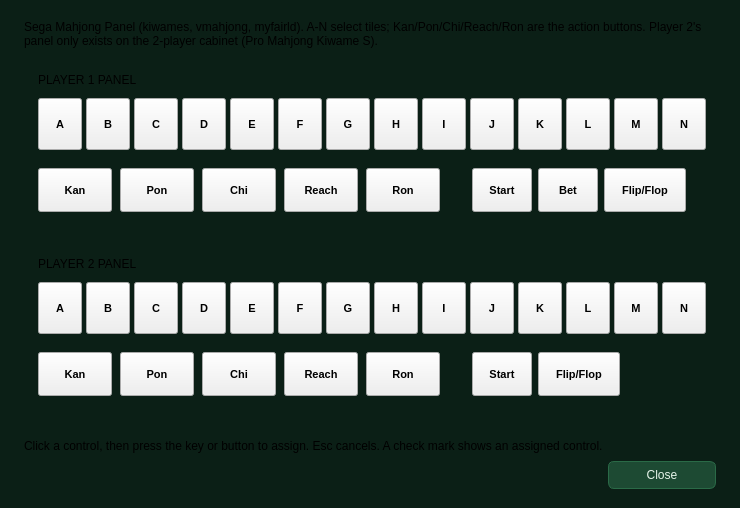
<?xml version="1.0" encoding="UTF-8"?>
<ui version="4.0">
 <class>UIMahjongSetting</class>
 <widget class="QDialog" name="UIMahjongSetting">
  <property name="geometry"><rect><x>0</x><y>0</y><width>740</width><height>508</height></rect></property>
  <property name="minimumSize"><size><width>740</width><height>508</height></size></property>
  <property name="maximumSize"><size><width>740</width><height>508</height></size></property>
  <property name="focusPolicy"><enum>Qt::StrongFocus</enum></property>
  <property name="windowTitle"><string>Mahjong Panel Configuration</string></property>
  <property name="styleSheet"><string notr="true">QDialog#UIMahjongSetting { background:#0b1f16; }
QFrame[role="panel"] { background:qlineargradient(x1:0,y1:0,x2:0,y2:1,stop:0 #16402b,stop:1 #0f3020); border:1px solid #2a6a47; border-radius:12px; }
QFrame[role="gate"] { background:#0a1a12; border:2px solid #2a6a47; border-radius:78px; }
QFrame[role="ball"] { background:qradialgradient(cx:0.35,cy:0.3,radius:0.95,fx:0.35,fy:0.3,stop:0 #ffffff,stop:1 #999999); border:1px solid #000000; border-radius:38px; }
QToolButton { font-weight:bold; font-size:11px; padding:0px; }
QToolButton:focus { outline:none; }
QToolButton[role="tile"] { color:#1d2b22; font-size:16px; border-radius:8px; border:2px solid rgba(0,0,0,150); background:qlineargradient(x1:0,y1:0,x2:0,y2:1,stop:0 #fbf8ea,stop:1 #d8d1b4); }
QToolButton[role="tile"]:hover { border:2px solid rgba(255,255,255,200); background:qlineargradient(x1:0,y1:0,x2:0,y2:1,stop:0 #ffffff,stop:1 #ebe4c8); }
QToolButton[role="tile"]:checked { border:3px solid #ffd23f; }
QToolButton[role="tile"]:disabled { color:#6b6f78; border:2px solid #2a2d33; background:#23262c; }
QToolButton[role="call"] { color:#ffffff; font-size:12px; border-radius:8px; border:2px solid rgba(0,0,0,150); background:qlineargradient(x1:0,y1:0,x2:0,y2:1,stop:0 #6fc08a,stop:1 #2f7a4c); }
QToolButton[role="call"]:hover { border:2px solid rgba(255,255,255,200); background:qlineargradient(x1:0,y1:0,x2:0,y2:1,stop:0 #8bd8a4,stop:1 #3a9560); }
QToolButton[role="call"]:checked { border:3px solid #ffd23f; }
QToolButton[role="call"]:disabled { color:#6b6f78; border:2px solid #2a2d33; background:#23262c; }
QToolButton[role="reach"] { color:#ffffff; font-size:12px; border-radius:8px; border:2px solid rgba(0,0,0,150); background:qlineargradient(x1:0,y1:0,x2:0,y2:1,stop:0 #f07a6c,stop:1 #b02a1e); }
QToolButton[role="reach"]:hover { border:2px solid rgba(255,255,255,200); background:qlineargradient(x1:0,y1:0,x2:0,y2:1,stop:0 #ff9a8d,stop:1 #cc3a2c); }
QToolButton[role="reach"]:checked { border:3px solid #ffd23f; }
QToolButton[role="reach"]:disabled { color:#6b6f78; border:2px solid #2a2d33; background:#23262c; }
QToolButton[role="ron"] { color:#ffffff; font-size:12px; border-radius:8px; border:2px solid rgba(0,0,0,150); background:qlineargradient(x1:0,y1:0,x2:0,y2:1,stop:0 #e8505a,stop:1 #8e1822); }
QToolButton[role="ron"]:hover { border:2px solid rgba(255,255,255,200); background:qlineargradient(x1:0,y1:0,x2:0,y2:1,stop:0 #ff7580,stop:1 #aa2230); }
QToolButton[role="ron"]:checked { border:3px solid #ffd23f; }
QToolButton[role="ron"]:disabled { color:#6b6f78; border:2px solid #2a2d33; background:#23262c; }
QToolButton[role="start"] { color:#ffffff; font-size:12px; border-radius:8px; border:2px solid rgba(0,0,0,150); background:qlineargradient(x1:0,y1:0,x2:0,y2:1,stop:0 #4cc16b,stop:1 #1f6b36); }
QToolButton[role="start"]:hover { border:2px solid rgba(255,255,255,200); background:qlineargradient(x1:0,y1:0,x2:0,y2:1,stop:0 #6ddc8b,stop:1 #2a8a47); }
QToolButton[role="start"]:checked { border:3px solid #ffd23f; }
QToolButton[role="start"]:disabled { color:#6b6f78; border:2px solid #2a2d33; background:#23262c; }
QToolButton[role="bet"] { color:#2b1a02; font-size:12px; border-radius:8px; border:2px solid rgba(0,0,0,150); background:qlineargradient(x1:0,y1:0,x2:0,y2:1,stop:0 #f5cf63,stop:1 #a77514); }
QToolButton[role="bet"]:hover { border:2px solid rgba(255,255,255,200); background:qlineargradient(x1:0,y1:0,x2:0,y2:1,stop:0 #ffe08a,stop:1 #c8901e); }
QToolButton[role="bet"]:checked { border:3px solid #ffd23f; }
QToolButton[role="bet"]:disabled { color:#6b6f78; border:2px solid #2a2d33; background:#23262c; }
QToolButton[role="flip"] { color:#ffffff; font-size:11px; border-radius:8px; border:2px solid rgba(0,0,0,150); background:qlineargradient(x1:0,y1:0,x2:0,y2:1,stop:0 #9aa6b8,stop:1 #4a5568); }
QToolButton[role="flip"]:hover { border:2px solid rgba(255,255,255,200); background:qlineargradient(x1:0,y1:0,x2:0,y2:1,stop:0 #b9c4d4,stop:1 #5f6c82); }
QToolButton[role="flip"]:checked { border:3px solid #ffd23f; }
QToolButton[role="flip"]:disabled { color:#6b6f78; border:2px solid #2a2d33; background:#23262c; }
QLabel[role="title"] { color:#9fd8b4; font-weight:bold; font-size:12px; letter-spacing:2px; }
QLabel[role="note"] { color:#86ad96; font-size:10px; }
QLabel#lTitle, QLabel[role="hint"] { color:#86ad96; font-size:11px; }
QLabel#lInfos { color:#ffd23f; font-weight:bold; font-size:13px; }
QLabel[role="spinlabel"] { color:#9fd8b4; font-size:11px; }
QSpinBox { background:#0f3020; color:#e6f4ea; border:1px solid #2a6a47; border-radius:5px; padding:2px 6px; }
QToolTip { background:#1f2530; color:#e6ecf7; border:1px solid #3a4352; padding:3px; }
QDialogButtonBox QPushButton { background:#1d4a33; color:#e6f4ea; border:1px solid #2a6a47; border-radius:6px; padding:6px 18px; min-width:70px; }
QDialogButtonBox QPushButton:hover { background:#27603f; }
QDialogButtonBox QPushButton:pressed { background:#16402b; }</string></property>
  <widget class="QLabel" name="lTitle">
   <property name="geometry"><rect><x>24</x><y>12</y><width>692</width><height>44</height></rect></property>
   <property name="text"><string>Sega Mahjong Panel (kiwames, vmahjong, myfairld). A-N select tiles; Kan/Pon/Chi/Reach/Ron are the action buttons. Player 2's panel only exists on the 2-player cabinet (Pro Mahjong Kiwame S).</string></property>
   <property name="alignment"><set>Qt::AlignLeading|Qt::AlignLeft|Qt::AlignVCenter</set></property>
   <property name="wordWrap"><bool>true</bool></property>
  </widget>
  <widget class="QFrame" name="pnlP1">
   <property name="geometry"><rect><x>20</x><y>62</y><width>700</width><height>170</height></rect></property>
   <property name="role" stdset="0"><string notr="true">panel</string></property>
   <property name="frameShape"><enum>QFrame::NoFrame</enum></property>
  </widget>
  <widget class="QLabel" name="lP1">
   <property name="geometry"><rect><x>38</x><y>70</y><width>300</width><height>20</height></rect></property>
   <property name="role" stdset="0"><string notr="true">title</string></property>
   <property name="text"><string>PLAYER 1 PANEL</string></property>
   <property name="alignment"><set>Qt::AlignLeading|Qt::AlignLeft|Qt::AlignVCenter</set></property>
  </widget>
  <widget class="QToolButton" name="tbP1A">
   <property name="geometry"><rect><x>38</x><y>98</y><width>44</width><height>52</height></rect></property>
   <property name="role" stdset="0"><string notr="true">tile</string></property>
   <property name="focusPolicy"><enum>Qt::NoFocus</enum></property>
   <property name="toolTip"><string>P1 - A</string></property>
   <property name="text"><string>A</string></property>
   <property name="iconSize"><size><width>12</width><height>12</height></size></property>
   <property name="checkable"><bool>true</bool></property>
   <property name="toolButtonStyle"><enum>Qt::ToolButtonTextUnderIcon</enum></property>
   <property name="autoRaise"><bool>false</bool></property>
  </widget>
  <widget class="QToolButton" name="tbP1B">
   <property name="geometry"><rect><x>86</x><y>98</y><width>44</width><height>52</height></rect></property>
   <property name="role" stdset="0"><string notr="true">tile</string></property>
   <property name="focusPolicy"><enum>Qt::NoFocus</enum></property>
   <property name="toolTip"><string>P1 - B</string></property>
   <property name="text"><string>B</string></property>
   <property name="iconSize"><size><width>12</width><height>12</height></size></property>
   <property name="checkable"><bool>true</bool></property>
   <property name="toolButtonStyle"><enum>Qt::ToolButtonTextUnderIcon</enum></property>
   <property name="autoRaise"><bool>false</bool></property>
  </widget>
  <widget class="QToolButton" name="tbP1C">
   <property name="geometry"><rect><x>134</x><y>98</y><width>44</width><height>52</height></rect></property>
   <property name="role" stdset="0"><string notr="true">tile</string></property>
   <property name="focusPolicy"><enum>Qt::NoFocus</enum></property>
   <property name="toolTip"><string>P1 - C</string></property>
   <property name="text"><string>C</string></property>
   <property name="iconSize"><size><width>12</width><height>12</height></size></property>
   <property name="checkable"><bool>true</bool></property>
   <property name="toolButtonStyle"><enum>Qt::ToolButtonTextUnderIcon</enum></property>
   <property name="autoRaise"><bool>false</bool></property>
  </widget>
  <widget class="QToolButton" name="tbP1D">
   <property name="geometry"><rect><x>182</x><y>98</y><width>44</width><height>52</height></rect></property>
   <property name="role" stdset="0"><string notr="true">tile</string></property>
   <property name="focusPolicy"><enum>Qt::NoFocus</enum></property>
   <property name="toolTip"><string>P1 - D</string></property>
   <property name="text"><string>D</string></property>
   <property name="iconSize"><size><width>12</width><height>12</height></size></property>
   <property name="checkable"><bool>true</bool></property>
   <property name="toolButtonStyle"><enum>Qt::ToolButtonTextUnderIcon</enum></property>
   <property name="autoRaise"><bool>false</bool></property>
  </widget>
  <widget class="QToolButton" name="tbP1E">
   <property name="geometry"><rect><x>230</x><y>98</y><width>44</width><height>52</height></rect></property>
   <property name="role" stdset="0"><string notr="true">tile</string></property>
   <property name="focusPolicy"><enum>Qt::NoFocus</enum></property>
   <property name="toolTip"><string>P1 - E</string></property>
   <property name="text"><string>E</string></property>
   <property name="iconSize"><size><width>12</width><height>12</height></size></property>
   <property name="checkable"><bool>true</bool></property>
   <property name="toolButtonStyle"><enum>Qt::ToolButtonTextUnderIcon</enum></property>
   <property name="autoRaise"><bool>false</bool></property>
  </widget>
  <widget class="QToolButton" name="tbP1F">
   <property name="geometry"><rect><x>278</x><y>98</y><width>44</width><height>52</height></rect></property>
   <property name="role" stdset="0"><string notr="true">tile</string></property>
   <property name="focusPolicy"><enum>Qt::NoFocus</enum></property>
   <property name="toolTip"><string>P1 - F</string></property>
   <property name="text"><string>F</string></property>
   <property name="iconSize"><size><width>12</width><height>12</height></size></property>
   <property name="checkable"><bool>true</bool></property>
   <property name="toolButtonStyle"><enum>Qt::ToolButtonTextUnderIcon</enum></property>
   <property name="autoRaise"><bool>false</bool></property>
  </widget>
  <widget class="QToolButton" name="tbP1G">
   <property name="geometry"><rect><x>326</x><y>98</y><width>44</width><height>52</height></rect></property>
   <property name="role" stdset="0"><string notr="true">tile</string></property>
   <property name="focusPolicy"><enum>Qt::NoFocus</enum></property>
   <property name="toolTip"><string>P1 - G</string></property>
   <property name="text"><string>G</string></property>
   <property name="iconSize"><size><width>12</width><height>12</height></size></property>
   <property name="checkable"><bool>true</bool></property>
   <property name="toolButtonStyle"><enum>Qt::ToolButtonTextUnderIcon</enum></property>
   <property name="autoRaise"><bool>false</bool></property>
  </widget>
  <widget class="QToolButton" name="tbP1H">
   <property name="geometry"><rect><x>374</x><y>98</y><width>44</width><height>52</height></rect></property>
   <property name="role" stdset="0"><string notr="true">tile</string></property>
   <property name="focusPolicy"><enum>Qt::NoFocus</enum></property>
   <property name="toolTip"><string>P1 - H</string></property>
   <property name="text"><string>H</string></property>
   <property name="iconSize"><size><width>12</width><height>12</height></size></property>
   <property name="checkable"><bool>true</bool></property>
   <property name="toolButtonStyle"><enum>Qt::ToolButtonTextUnderIcon</enum></property>
   <property name="autoRaise"><bool>false</bool></property>
  </widget>
  <widget class="QToolButton" name="tbP1I">
   <property name="geometry"><rect><x>422</x><y>98</y><width>44</width><height>52</height></rect></property>
   <property name="role" stdset="0"><string notr="true">tile</string></property>
   <property name="focusPolicy"><enum>Qt::NoFocus</enum></property>
   <property name="toolTip"><string>P1 - I</string></property>
   <property name="text"><string>I</string></property>
   <property name="iconSize"><size><width>12</width><height>12</height></size></property>
   <property name="checkable"><bool>true</bool></property>
   <property name="toolButtonStyle"><enum>Qt::ToolButtonTextUnderIcon</enum></property>
   <property name="autoRaise"><bool>false</bool></property>
  </widget>
  <widget class="QToolButton" name="tbP1J">
   <property name="geometry"><rect><x>470</x><y>98</y><width>44</width><height>52</height></rect></property>
   <property name="role" stdset="0"><string notr="true">tile</string></property>
   <property name="focusPolicy"><enum>Qt::NoFocus</enum></property>
   <property name="toolTip"><string>P1 - J</string></property>
   <property name="text"><string>J</string></property>
   <property name="iconSize"><size><width>12</width><height>12</height></size></property>
   <property name="checkable"><bool>true</bool></property>
   <property name="toolButtonStyle"><enum>Qt::ToolButtonTextUnderIcon</enum></property>
   <property name="autoRaise"><bool>false</bool></property>
  </widget>
  <widget class="QToolButton" name="tbP1K">
   <property name="geometry"><rect><x>518</x><y>98</y><width>44</width><height>52</height></rect></property>
   <property name="role" stdset="0"><string notr="true">tile</string></property>
   <property name="focusPolicy"><enum>Qt::NoFocus</enum></property>
   <property name="toolTip"><string>P1 - K</string></property>
   <property name="text"><string>K</string></property>
   <property name="iconSize"><size><width>12</width><height>12</height></size></property>
   <property name="checkable"><bool>true</bool></property>
   <property name="toolButtonStyle"><enum>Qt::ToolButtonTextUnderIcon</enum></property>
   <property name="autoRaise"><bool>false</bool></property>
  </widget>
  <widget class="QToolButton" name="tbP1L">
   <property name="geometry"><rect><x>566</x><y>98</y><width>44</width><height>52</height></rect></property>
   <property name="role" stdset="0"><string notr="true">tile</string></property>
   <property name="focusPolicy"><enum>Qt::NoFocus</enum></property>
   <property name="toolTip"><string>P1 - L</string></property>
   <property name="text"><string>L</string></property>
   <property name="iconSize"><size><width>12</width><height>12</height></size></property>
   <property name="checkable"><bool>true</bool></property>
   <property name="toolButtonStyle"><enum>Qt::ToolButtonTextUnderIcon</enum></property>
   <property name="autoRaise"><bool>false</bool></property>
  </widget>
  <widget class="QToolButton" name="tbP1M">
   <property name="geometry"><rect><x>614</x><y>98</y><width>44</width><height>52</height></rect></property>
   <property name="role" stdset="0"><string notr="true">tile</string></property>
   <property name="focusPolicy"><enum>Qt::NoFocus</enum></property>
   <property name="toolTip"><string>P1 - M</string></property>
   <property name="text"><string>M</string></property>
   <property name="iconSize"><size><width>12</width><height>12</height></size></property>
   <property name="checkable"><bool>true</bool></property>
   <property name="toolButtonStyle"><enum>Qt::ToolButtonTextUnderIcon</enum></property>
   <property name="autoRaise"><bool>false</bool></property>
  </widget>
  <widget class="QToolButton" name="tbP1N">
   <property name="geometry"><rect><x>662</x><y>98</y><width>44</width><height>52</height></rect></property>
   <property name="role" stdset="0"><string notr="true">tile</string></property>
   <property name="focusPolicy"><enum>Qt::NoFocus</enum></property>
   <property name="toolTip"><string>P1 - N</string></property>
   <property name="text"><string>N</string></property>
   <property name="iconSize"><size><width>12</width><height>12</height></size></property>
   <property name="checkable"><bool>true</bool></property>
   <property name="toolButtonStyle"><enum>Qt::ToolButtonTextUnderIcon</enum></property>
   <property name="autoRaise"><bool>false</bool></property>
  </widget>
  <widget class="QToolButton" name="tbP1Kan">
   <property name="geometry"><rect><x>38</x><y>168</y><width>74</width><height>44</height></rect></property>
   <property name="role" stdset="0"><string notr="true">call</string></property>
   <property name="focusPolicy"><enum>Qt::NoFocus</enum></property>
   <property name="toolTip"><string>P1 - Kan</string></property>
   <property name="text"><string>Kan</string></property>
   <property name="iconSize"><size><width>12</width><height>12</height></size></property>
   <property name="checkable"><bool>true</bool></property>
   <property name="toolButtonStyle"><enum>Qt::ToolButtonTextUnderIcon</enum></property>
   <property name="autoRaise"><bool>false</bool></property>
  </widget>
  <widget class="QToolButton" name="tbP1Pon">
   <property name="geometry"><rect><x>120</x><y>168</y><width>74</width><height>44</height></rect></property>
   <property name="role" stdset="0"><string notr="true">call</string></property>
   <property name="focusPolicy"><enum>Qt::NoFocus</enum></property>
   <property name="toolTip"><string>P1 - Pon</string></property>
   <property name="text"><string>Pon</string></property>
   <property name="iconSize"><size><width>12</width><height>12</height></size></property>
   <property name="checkable"><bool>true</bool></property>
   <property name="toolButtonStyle"><enum>Qt::ToolButtonTextUnderIcon</enum></property>
   <property name="autoRaise"><bool>false</bool></property>
  </widget>
  <widget class="QToolButton" name="tbP1Chi">
   <property name="geometry"><rect><x>202</x><y>168</y><width>74</width><height>44</height></rect></property>
   <property name="role" stdset="0"><string notr="true">call</string></property>
   <property name="focusPolicy"><enum>Qt::NoFocus</enum></property>
   <property name="toolTip"><string>P1 - Chi</string></property>
   <property name="text"><string>Chi</string></property>
   <property name="iconSize"><size><width>12</width><height>12</height></size></property>
   <property name="checkable"><bool>true</bool></property>
   <property name="toolButtonStyle"><enum>Qt::ToolButtonTextUnderIcon</enum></property>
   <property name="autoRaise"><bool>false</bool></property>
  </widget>
  <widget class="QToolButton" name="tbP1Reach">
   <property name="geometry"><rect><x>284</x><y>168</y><width>74</width><height>44</height></rect></property>
   <property name="role" stdset="0"><string notr="true">reach</string></property>
   <property name="focusPolicy"><enum>Qt::NoFocus</enum></property>
   <property name="toolTip"><string>P1 - Reach</string></property>
   <property name="text"><string>Reach</string></property>
   <property name="iconSize"><size><width>12</width><height>12</height></size></property>
   <property name="checkable"><bool>true</bool></property>
   <property name="toolButtonStyle"><enum>Qt::ToolButtonTextUnderIcon</enum></property>
   <property name="autoRaise"><bool>false</bool></property>
  </widget>
  <widget class="QToolButton" name="tbP1Ron">
   <property name="geometry"><rect><x>366</x><y>168</y><width>74</width><height>44</height></rect></property>
   <property name="role" stdset="0"><string notr="true">ron</string></property>
   <property name="focusPolicy"><enum>Qt::NoFocus</enum></property>
   <property name="toolTip"><string>P1 - Ron</string></property>
   <property name="text"><string>Ron</string></property>
   <property name="iconSize"><size><width>12</width><height>12</height></size></property>
   <property name="checkable"><bool>true</bool></property>
   <property name="toolButtonStyle"><enum>Qt::ToolButtonTextUnderIcon</enum></property>
   <property name="autoRaise"><bool>false</bool></property>
  </widget>
  <widget class="QToolButton" name="tbP1Start">
   <property name="geometry"><rect><x>472</x><y>168</y><width>60</width><height>44</height></rect></property>
   <property name="role" stdset="0"><string notr="true">start</string></property>
   <property name="focusPolicy"><enum>Qt::NoFocus</enum></property>
   <property name="toolTip"><string>P1 - Start</string></property>
   <property name="text"><string>Start</string></property>
   <property name="iconSize"><size><width>12</width><height>12</height></size></property>
   <property name="checkable"><bool>true</bool></property>
   <property name="toolButtonStyle"><enum>Qt::ToolButtonTextUnderIcon</enum></property>
   <property name="autoRaise"><bool>false</bool></property>
  </widget>
  <widget class="QToolButton" name="tbP1Bet">
   <property name="geometry"><rect><x>538</x><y>168</y><width>60</width><height>44</height></rect></property>
   <property name="role" stdset="0"><string notr="true">bet</string></property>
   <property name="focusPolicy"><enum>Qt::NoFocus</enum></property>
   <property name="toolTip"><string>P1 - Bet</string></property>
   <property name="text"><string>Bet</string></property>
   <property name="iconSize"><size><width>12</width><height>12</height></size></property>
   <property name="checkable"><bool>true</bool></property>
   <property name="toolButtonStyle"><enum>Qt::ToolButtonTextUnderIcon</enum></property>
   <property name="autoRaise"><bool>false</bool></property>
  </widget>
  <widget class="QToolButton" name="tbP1FlipFlop">
   <property name="geometry"><rect><x>604</x><y>168</y><width>82</width><height>44</height></rect></property>
   <property name="role" stdset="0"><string notr="true">flip</string></property>
   <property name="focusPolicy"><enum>Qt::NoFocus</enum></property>
   <property name="toolTip"><string>P1 - Flip/Flop</string></property>
   <property name="text"><string>Flip/Flop</string></property>
   <property name="iconSize"><size><width>12</width><height>12</height></size></property>
   <property name="checkable"><bool>true</bool></property>
   <property name="toolButtonStyle"><enum>Qt::ToolButtonTextUnderIcon</enum></property>
   <property name="autoRaise"><bool>false</bool></property>
  </widget>
  <widget class="QFrame" name="pnlP2">
   <property name="geometry"><rect><x>20</x><y>246</y><width>700</width><height>170</height></rect></property>
   <property name="role" stdset="0"><string notr="true">panel</string></property>
   <property name="frameShape"><enum>QFrame::NoFrame</enum></property>
  </widget>
  <widget class="QLabel" name="lP2">
   <property name="geometry"><rect><x>38</x><y>254</y><width>300</width><height>20</height></rect></property>
   <property name="role" stdset="0"><string notr="true">title</string></property>
   <property name="text"><string>PLAYER 2 PANEL</string></property>
   <property name="alignment"><set>Qt::AlignLeading|Qt::AlignLeft|Qt::AlignVCenter</set></property>
  </widget>
  <widget class="QToolButton" name="tbP2A">
   <property name="geometry"><rect><x>38</x><y>282</y><width>44</width><height>52</height></rect></property>
   <property name="role" stdset="0"><string notr="true">tile</string></property>
   <property name="focusPolicy"><enum>Qt::NoFocus</enum></property>
   <property name="toolTip"><string>P2 - A</string></property>
   <property name="text"><string>A</string></property>
   <property name="iconSize"><size><width>12</width><height>12</height></size></property>
   <property name="checkable"><bool>true</bool></property>
   <property name="toolButtonStyle"><enum>Qt::ToolButtonTextUnderIcon</enum></property>
   <property name="autoRaise"><bool>false</bool></property>
  </widget>
  <widget class="QToolButton" name="tbP2B">
   <property name="geometry"><rect><x>86</x><y>282</y><width>44</width><height>52</height></rect></property>
   <property name="role" stdset="0"><string notr="true">tile</string></property>
   <property name="focusPolicy"><enum>Qt::NoFocus</enum></property>
   <property name="toolTip"><string>P2 - B</string></property>
   <property name="text"><string>B</string></property>
   <property name="iconSize"><size><width>12</width><height>12</height></size></property>
   <property name="checkable"><bool>true</bool></property>
   <property name="toolButtonStyle"><enum>Qt::ToolButtonTextUnderIcon</enum></property>
   <property name="autoRaise"><bool>false</bool></property>
  </widget>
  <widget class="QToolButton" name="tbP2C">
   <property name="geometry"><rect><x>134</x><y>282</y><width>44</width><height>52</height></rect></property>
   <property name="role" stdset="0"><string notr="true">tile</string></property>
   <property name="focusPolicy"><enum>Qt::NoFocus</enum></property>
   <property name="toolTip"><string>P2 - C</string></property>
   <property name="text"><string>C</string></property>
   <property name="iconSize"><size><width>12</width><height>12</height></size></property>
   <property name="checkable"><bool>true</bool></property>
   <property name="toolButtonStyle"><enum>Qt::ToolButtonTextUnderIcon</enum></property>
   <property name="autoRaise"><bool>false</bool></property>
  </widget>
  <widget class="QToolButton" name="tbP2D">
   <property name="geometry"><rect><x>182</x><y>282</y><width>44</width><height>52</height></rect></property>
   <property name="role" stdset="0"><string notr="true">tile</string></property>
   <property name="focusPolicy"><enum>Qt::NoFocus</enum></property>
   <property name="toolTip"><string>P2 - D</string></property>
   <property name="text"><string>D</string></property>
   <property name="iconSize"><size><width>12</width><height>12</height></size></property>
   <property name="checkable"><bool>true</bool></property>
   <property name="toolButtonStyle"><enum>Qt::ToolButtonTextUnderIcon</enum></property>
   <property name="autoRaise"><bool>false</bool></property>
  </widget>
  <widget class="QToolButton" name="tbP2E">
   <property name="geometry"><rect><x>230</x><y>282</y><width>44</width><height>52</height></rect></property>
   <property name="role" stdset="0"><string notr="true">tile</string></property>
   <property name="focusPolicy"><enum>Qt::NoFocus</enum></property>
   <property name="toolTip"><string>P2 - E</string></property>
   <property name="text"><string>E</string></property>
   <property name="iconSize"><size><width>12</width><height>12</height></size></property>
   <property name="checkable"><bool>true</bool></property>
   <property name="toolButtonStyle"><enum>Qt::ToolButtonTextUnderIcon</enum></property>
   <property name="autoRaise"><bool>false</bool></property>
  </widget>
  <widget class="QToolButton" name="tbP2F">
   <property name="geometry"><rect><x>278</x><y>282</y><width>44</width><height>52</height></rect></property>
   <property name="role" stdset="0"><string notr="true">tile</string></property>
   <property name="focusPolicy"><enum>Qt::NoFocus</enum></property>
   <property name="toolTip"><string>P2 - F</string></property>
   <property name="text"><string>F</string></property>
   <property name="iconSize"><size><width>12</width><height>12</height></size></property>
   <property name="checkable"><bool>true</bool></property>
   <property name="toolButtonStyle"><enum>Qt::ToolButtonTextUnderIcon</enum></property>
   <property name="autoRaise"><bool>false</bool></property>
  </widget>
  <widget class="QToolButton" name="tbP2G">
   <property name="geometry"><rect><x>326</x><y>282</y><width>44</width><height>52</height></rect></property>
   <property name="role" stdset="0"><string notr="true">tile</string></property>
   <property name="focusPolicy"><enum>Qt::NoFocus</enum></property>
   <property name="toolTip"><string>P2 - G</string></property>
   <property name="text"><string>G</string></property>
   <property name="iconSize"><size><width>12</width><height>12</height></size></property>
   <property name="checkable"><bool>true</bool></property>
   <property name="toolButtonStyle"><enum>Qt::ToolButtonTextUnderIcon</enum></property>
   <property name="autoRaise"><bool>false</bool></property>
  </widget>
  <widget class="QToolButton" name="tbP2H">
   <property name="geometry"><rect><x>374</x><y>282</y><width>44</width><height>52</height></rect></property>
   <property name="role" stdset="0"><string notr="true">tile</string></property>
   <property name="focusPolicy"><enum>Qt::NoFocus</enum></property>
   <property name="toolTip"><string>P2 - H</string></property>
   <property name="text"><string>H</string></property>
   <property name="iconSize"><size><width>12</width><height>12</height></size></property>
   <property name="checkable"><bool>true</bool></property>
   <property name="toolButtonStyle"><enum>Qt::ToolButtonTextUnderIcon</enum></property>
   <property name="autoRaise"><bool>false</bool></property>
  </widget>
  <widget class="QToolButton" name="tbP2I">
   <property name="geometry"><rect><x>422</x><y>282</y><width>44</width><height>52</height></rect></property>
   <property name="role" stdset="0"><string notr="true">tile</string></property>
   <property name="focusPolicy"><enum>Qt::NoFocus</enum></property>
   <property name="toolTip"><string>P2 - I</string></property>
   <property name="text"><string>I</string></property>
   <property name="iconSize"><size><width>12</width><height>12</height></size></property>
   <property name="checkable"><bool>true</bool></property>
   <property name="toolButtonStyle"><enum>Qt::ToolButtonTextUnderIcon</enum></property>
   <property name="autoRaise"><bool>false</bool></property>
  </widget>
  <widget class="QToolButton" name="tbP2J">
   <property name="geometry"><rect><x>470</x><y>282</y><width>44</width><height>52</height></rect></property>
   <property name="role" stdset="0"><string notr="true">tile</string></property>
   <property name="focusPolicy"><enum>Qt::NoFocus</enum></property>
   <property name="toolTip"><string>P2 - J</string></property>
   <property name="text"><string>J</string></property>
   <property name="iconSize"><size><width>12</width><height>12</height></size></property>
   <property name="checkable"><bool>true</bool></property>
   <property name="toolButtonStyle"><enum>Qt::ToolButtonTextUnderIcon</enum></property>
   <property name="autoRaise"><bool>false</bool></property>
  </widget>
  <widget class="QToolButton" name="tbP2K">
   <property name="geometry"><rect><x>518</x><y>282</y><width>44</width><height>52</height></rect></property>
   <property name="role" stdset="0"><string notr="true">tile</string></property>
   <property name="focusPolicy"><enum>Qt::NoFocus</enum></property>
   <property name="toolTip"><string>P2 - K</string></property>
   <property name="text"><string>K</string></property>
   <property name="iconSize"><size><width>12</width><height>12</height></size></property>
   <property name="checkable"><bool>true</bool></property>
   <property name="toolButtonStyle"><enum>Qt::ToolButtonTextUnderIcon</enum></property>
   <property name="autoRaise"><bool>false</bool></property>
  </widget>
  <widget class="QToolButton" name="tbP2L">
   <property name="geometry"><rect><x>566</x><y>282</y><width>44</width><height>52</height></rect></property>
   <property name="role" stdset="0"><string notr="true">tile</string></property>
   <property name="focusPolicy"><enum>Qt::NoFocus</enum></property>
   <property name="toolTip"><string>P2 - L</string></property>
   <property name="text"><string>L</string></property>
   <property name="iconSize"><size><width>12</width><height>12</height></size></property>
   <property name="checkable"><bool>true</bool></property>
   <property name="toolButtonStyle"><enum>Qt::ToolButtonTextUnderIcon</enum></property>
   <property name="autoRaise"><bool>false</bool></property>
  </widget>
  <widget class="QToolButton" name="tbP2M">
   <property name="geometry"><rect><x>614</x><y>282</y><width>44</width><height>52</height></rect></property>
   <property name="role" stdset="0"><string notr="true">tile</string></property>
   <property name="focusPolicy"><enum>Qt::NoFocus</enum></property>
   <property name="toolTip"><string>P2 - M</string></property>
   <property name="text"><string>M</string></property>
   <property name="iconSize"><size><width>12</width><height>12</height></size></property>
   <property name="checkable"><bool>true</bool></property>
   <property name="toolButtonStyle"><enum>Qt::ToolButtonTextUnderIcon</enum></property>
   <property name="autoRaise"><bool>false</bool></property>
  </widget>
  <widget class="QToolButton" name="tbP2N">
   <property name="geometry"><rect><x>662</x><y>282</y><width>44</width><height>52</height></rect></property>
   <property name="role" stdset="0"><string notr="true">tile</string></property>
   <property name="focusPolicy"><enum>Qt::NoFocus</enum></property>
   <property name="toolTip"><string>P2 - N</string></property>
   <property name="text"><string>N</string></property>
   <property name="iconSize"><size><width>12</width><height>12</height></size></property>
   <property name="checkable"><bool>true</bool></property>
   <property name="toolButtonStyle"><enum>Qt::ToolButtonTextUnderIcon</enum></property>
   <property name="autoRaise"><bool>false</bool></property>
  </widget>
  <widget class="QToolButton" name="tbP2Kan">
   <property name="geometry"><rect><x>38</x><y>352</y><width>74</width><height>44</height></rect></property>
   <property name="role" stdset="0"><string notr="true">call</string></property>
   <property name="focusPolicy"><enum>Qt::NoFocus</enum></property>
   <property name="toolTip"><string>P2 - Kan</string></property>
   <property name="text"><string>Kan</string></property>
   <property name="iconSize"><size><width>12</width><height>12</height></size></property>
   <property name="checkable"><bool>true</bool></property>
   <property name="toolButtonStyle"><enum>Qt::ToolButtonTextUnderIcon</enum></property>
   <property name="autoRaise"><bool>false</bool></property>
  </widget>
  <widget class="QToolButton" name="tbP2Pon">
   <property name="geometry"><rect><x>120</x><y>352</y><width>74</width><height>44</height></rect></property>
   <property name="role" stdset="0"><string notr="true">call</string></property>
   <property name="focusPolicy"><enum>Qt::NoFocus</enum></property>
   <property name="toolTip"><string>P2 - Pon</string></property>
   <property name="text"><string>Pon</string></property>
   <property name="iconSize"><size><width>12</width><height>12</height></size></property>
   <property name="checkable"><bool>true</bool></property>
   <property name="toolButtonStyle"><enum>Qt::ToolButtonTextUnderIcon</enum></property>
   <property name="autoRaise"><bool>false</bool></property>
  </widget>
  <widget class="QToolButton" name="tbP2Chi">
   <property name="geometry"><rect><x>202</x><y>352</y><width>74</width><height>44</height></rect></property>
   <property name="role" stdset="0"><string notr="true">call</string></property>
   <property name="focusPolicy"><enum>Qt::NoFocus</enum></property>
   <property name="toolTip"><string>P2 - Chi</string></property>
   <property name="text"><string>Chi</string></property>
   <property name="iconSize"><size><width>12</width><height>12</height></size></property>
   <property name="checkable"><bool>true</bool></property>
   <property name="toolButtonStyle"><enum>Qt::ToolButtonTextUnderIcon</enum></property>
   <property name="autoRaise"><bool>false</bool></property>
  </widget>
  <widget class="QToolButton" name="tbP2Reach">
   <property name="geometry"><rect><x>284</x><y>352</y><width>74</width><height>44</height></rect></property>
   <property name="role" stdset="0"><string notr="true">reach</string></property>
   <property name="focusPolicy"><enum>Qt::NoFocus</enum></property>
   <property name="toolTip"><string>P2 - Reach</string></property>
   <property name="text"><string>Reach</string></property>
   <property name="iconSize"><size><width>12</width><height>12</height></size></property>
   <property name="checkable"><bool>true</bool></property>
   <property name="toolButtonStyle"><enum>Qt::ToolButtonTextUnderIcon</enum></property>
   <property name="autoRaise"><bool>false</bool></property>
  </widget>
  <widget class="QToolButton" name="tbP2Ron">
   <property name="geometry"><rect><x>366</x><y>352</y><width>74</width><height>44</height></rect></property>
   <property name="role" stdset="0"><string notr="true">ron</string></property>
   <property name="focusPolicy"><enum>Qt::NoFocus</enum></property>
   <property name="toolTip"><string>P2 - Ron</string></property>
   <property name="text"><string>Ron</string></property>
   <property name="iconSize"><size><width>12</width><height>12</height></size></property>
   <property name="checkable"><bool>true</bool></property>
   <property name="toolButtonStyle"><enum>Qt::ToolButtonTextUnderIcon</enum></property>
   <property name="autoRaise"><bool>false</bool></property>
  </widget>
  <widget class="QToolButton" name="tbP2Start">
   <property name="geometry"><rect><x>472</x><y>352</y><width>60</width><height>44</height></rect></property>
   <property name="role" stdset="0"><string notr="true">start</string></property>
   <property name="focusPolicy"><enum>Qt::NoFocus</enum></property>
   <property name="toolTip"><string>P2 - Start</string></property>
   <property name="text"><string>Start</string></property>
   <property name="iconSize"><size><width>12</width><height>12</height></size></property>
   <property name="checkable"><bool>true</bool></property>
   <property name="toolButtonStyle"><enum>Qt::ToolButtonTextUnderIcon</enum></property>
   <property name="autoRaise"><bool>false</bool></property>
  </widget>
  <widget class="QToolButton" name="tbP2FlipFlop">
   <property name="geometry"><rect><x>538</x><y>352</y><width>82</width><height>44</height></rect></property>
   <property name="role" stdset="0"><string notr="true">flip</string></property>
   <property name="focusPolicy"><enum>Qt::NoFocus</enum></property>
   <property name="toolTip"><string>P2 - Flip/Flop</string></property>
   <property name="text"><string>Flip/Flop</string></property>
   <property name="iconSize"><size><width>12</width><height>12</height></size></property>
   <property name="checkable"><bool>true</bool></property>
   <property name="toolButtonStyle"><enum>Qt::ToolButtonTextUnderIcon</enum></property>
   <property name="autoRaise"><bool>false</bool></property>
  </widget>
  <widget class="QLabel" name="lHint">
   <property name="geometry"><rect><x>24</x><y>438</y><width>692</width><height>16</height></rect></property>
   <property name="role" stdset="0"><string notr="true">hint</string></property>
   <property name="text"><string>Click a control, then press the key or button to assign. Esc cancels. A check mark shows an assigned control.</string></property>
   <property name="alignment"><set>Qt::AlignLeading|Qt::AlignLeft|Qt::AlignVCenter</set></property>
  </widget>
  <widget class="QLabel" name="lInfos">
   <property name="geometry"><rect><x>24</x><y>458</y><width>540</width><height>40</height></rect></property>
   <property name="text"><string></string></property>
   <property name="alignment"><set>Qt::AlignLeading|Qt::AlignLeft|Qt::AlignVCenter</set></property>
  </widget>
  <widget class="QDialogButtonBox" name="mahjongButtons">
   <property name="geometry"><rect><x>596</x><y>458</y><width>120</width><height>34</height></rect></property>
   <property name="standardButtons"><set>QDialogButtonBox::Close</set></property>
  </widget>
 </widget>
 <resources>
  <include location="../resources/resources.qrc"/>
 </resources>
 <connections>
  <connection>
   <sender>mahjongButtons</sender>
   <signal>rejected()</signal>
   <receiver>UIMahjongSetting</receiver>
   <slot>reject()</slot>
   <hints><hint type="sourcelabel"><x>20</x><y>20</y></hint><hint type="destinationlabel"><x>20</x><y>20</y></hint></hints>
  </connection>
 </connections>
</ui>
